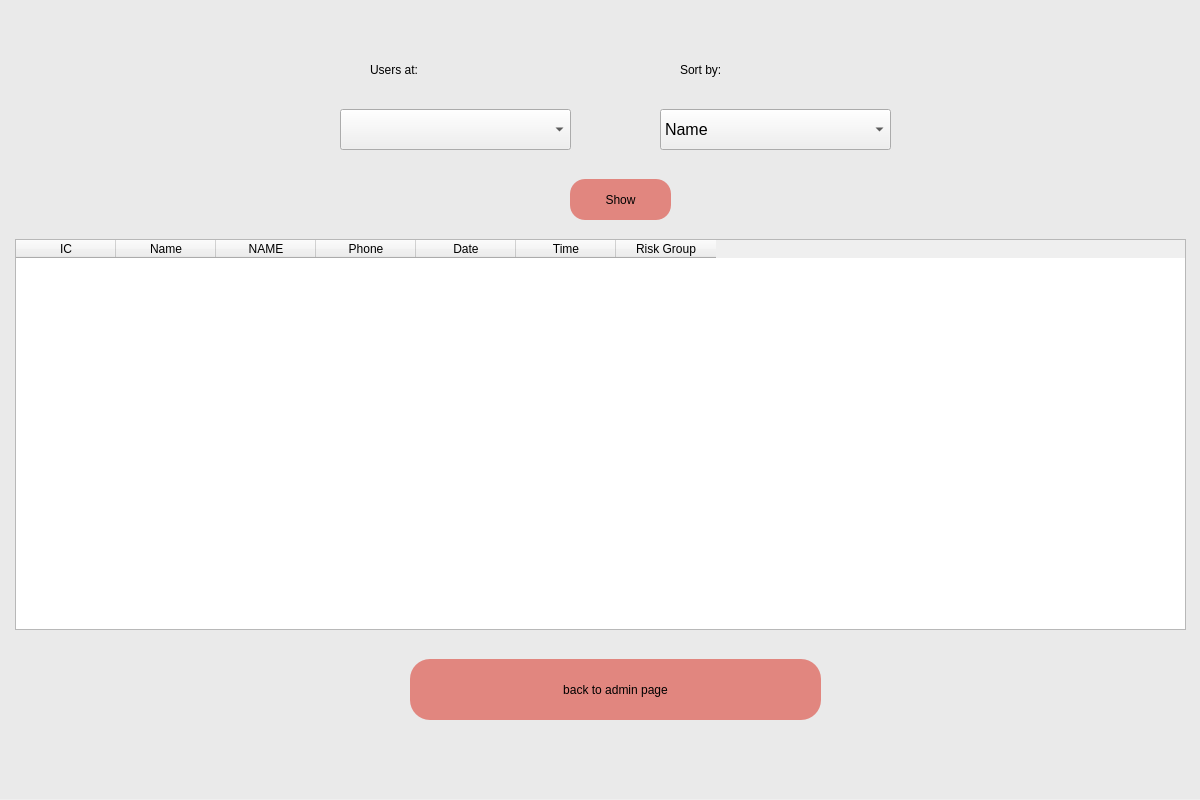
<?xml version="1.0" encoding="UTF-8"?>
<ui version="4.0">
 <class>Dialog</class>
 <widget class="QDialog" name="Dialog">
  <property name="geometry">
   <rect>
    <x>0</x>
    <y>0</y>
    <width>1200</width>
    <height>800</height>
   </rect>
  </property>
  <property name="windowTitle">
   <string>Dialog</string>
  </property>
  <widget class="QWidget" name="widget" native="true">
   <property name="geometry">
    <rect>
     <x>0</x>
     <y>-1</y>
     <width>1200</width>
     <height>800</height>
    </rect>
   </property>
   <property name="styleSheet">
    <string notr="true">QWidget#widget{
background-color:rgb(234, 234, 234);}</string>
   </property>
   <widget class="QLabel" name="label">
    <property name="geometry">
     <rect>
      <x>370</x>
      <y>30</y>
      <width>191</width>
      <height>81</height>
     </rect>
    </property>
    <property name="styleSheet">
     <string notr="true">font: 32pt &quot;Calibri&quot;;color:black</string>
    </property>
    <property name="text">
     <string>Users at:</string>
    </property>
   </widget>
   <widget class="QPushButton" name="login_button">
    <property name="geometry">
     <rect>
      <x>410</x>
      <y>660</y>
      <width>411</width>
      <height>61</height>
     </rect>
    </property>
    <property name="styleSheet">
     <string notr="true">border-radius:20px;background-color:rgb(225, 134, 127);
font: 20pt &quot;Calibri&quot;;</string>
    </property>
    <property name="text">
     <string>back to admin page</string>
    </property>
   </widget>
   <widget class="QTableWidget" name="tableWidget">
    <property name="geometry">
     <rect>
      <x>15</x>
      <y>240</y>
      <width>1171</width>
      <height>391</height>
     </rect>
    </property>
    <column>
     <property name="text">
      <string>IC</string>
     </property>
    </column>
    <column>
     <property name="text">
      <string>Name</string>
     </property>
    </column>
    <column>
     <property name="text">
      <string>NAME</string>
     </property>
    </column>
    <column>
     <property name="text">
      <string>Phone</string>
     </property>
    </column>
    <column>
     <property name="text">
      <string>Date</string>
     </property>
    </column>
    <column>
     <property name="text">
      <string>Time</string>
     </property>
    </column>
    <column>
     <property name="text">
      <string>Risk Group</string>
     </property>
    </column>
   </widget>
   <widget class="QComboBox" name="comboBox_vacc_center">
    <property name="geometry">
     <rect>
      <x>340</x>
      <y>110</y>
      <width>231</width>
      <height>41</height>
     </rect>
    </property>
    <property name="styleSheet">
     <string notr="true">font:&quot;Calibri&quot;; font-size:12pt;</string>
    </property>
   </widget>
   <widget class="QComboBox" name="comboBox_sortBy">
    <property name="geometry">
     <rect>
      <x>660</x>
      <y>110</y>
      <width>231</width>
      <height>41</height>
     </rect>
    </property>
    <property name="styleSheet">
     <string notr="true">font:&quot;Calibri&quot;; font-size:12pt;</string>
    </property>
    <item>
     <property name="text">
      <string>Name</string>
     </property>
    </item>
    <item>
     <property name="text">
      <string>Age</string>
     </property>
    </item>
    <item>
     <property name="text">
      <string>IC Number</string>
     </property>
    </item>
    <item>
     <property name="text">
      <string>Vaccination Date</string>
     </property>
    </item>
    <item>
     <property name="text">
      <string>Vaccination Time</string>
     </property>
    </item>
   </widget>
   <widget class="QPushButton" name="btn_show">
    <property name="geometry">
     <rect>
      <x>570</x>
      <y>180</y>
      <width>101</width>
      <height>41</height>
     </rect>
    </property>
    <property name="styleSheet">
     <string notr="true">border-radius:15px;background-color:rgb(225, 134, 127);
font: 20pt &quot;Calibri&quot;;</string>
    </property>
    <property name="text">
     <string>Show</string>
    </property>
   </widget>
   <widget class="QLabel" name="label_2">
    <property name="geometry">
     <rect>
      <x>680</x>
      <y>30</y>
      <width>191</width>
      <height>81</height>
     </rect>
    </property>
    <property name="styleSheet">
     <string notr="true">font: 32pt &quot;Calibri&quot;;color:black</string>
    </property>
    <property name="text">
     <string>Sort by:</string>
    </property>
   </widget>
  </widget>
 </widget>
 <resources/>
 <connections/>
</ui>
